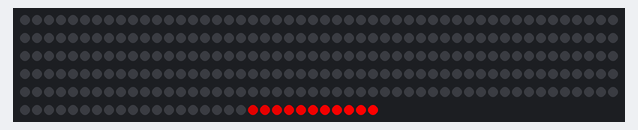
Simulated run of this sketch. Board: Arduino Uno, built with avr-gcc and run on an emulated ATmega328P. On the bench: 280 RGB LEDs in strip order, left to right, continuing on the next row. What the sketch prints to the serial monitor is not drawn.

Above: at 0.51 s.

The sketch:

COLORCONTROL2.ino
```cpp
#include <FastLED.h>

// ========== 根据你的实际情况修改 ========== //
#define LED_PIN     6           // 输出到灯带的数据引脚
#define TOTAL_LED_COUNT    280     // 你的灯带总数
// =========================================== //

// 创建 LED 数组
CRGB leds[TOTAL_LED_COUNT];

// 爆炸效果参数
struct ExplosionParams {
  CRGB color1;          // 起始颜色 (渐变的第一端)
  CRGB color2;          // 结束颜色 (渐变的第二端)
  uint8_t speedDelay;   // 条带移动时的延时(毫秒)，数值越小移动越快
  int stripLen;         // 条带长度 (如 30)
  int moveRange;        // 条带移动范围 (如 80)
};

ExplosionParams explosionCfg = {
  CRGB::Red,           // color1: 渐变起始颜色 (红)
  CRGB::Yellow,        // color2: 渐变结束颜色 (黄)
  20,                  // speedDelay: 每步延时
  30,                  // stripLen: 条带长度
  230                  // moveRange: 条带移动范围 (改为230)
};

// 函数声明
void explosionEffect(const ExplosionParams &params);
void drawGrowingGradientBar(int pos, const ExplosionParams &params, int growLen, float colorProgress);

void setup() {
  Serial.begin(115200);
  Serial.println("==== Explosion Effect: Growing Gradient Bar ====");

  // 初始化 FastLED
  FastLED.addLeds<WS2812, LED_PIN, GRB>(leds, TOTAL_LED_COUNT);
  FastLED.setBrightness(255); // 设置全局亮度上限

  // 清空灯带
  fill_solid(leds, TOTAL_LED_COUNT, CRGB::Black);
  FastLED.show();
}

void loop() {
  // 执行爆炸效果
  explosionEffect(explosionCfg);

  // 动画结束后清空
  fill_solid(leds, TOTAL_LED_COUNT, CRGB::Black);
  FastLED.show();
  delay(1000); // 暂停1秒后再重复
}

/**
 * @brief 执行一次爆炸效果
 *        条带颜色从 color1 → color2 渐变，长度 stripLen
 *        移动范围限制为 moveRange，没有回退。
 *        条带从第一个灯珠开始逐渐变长。
 */
void explosionEffect(const ExplosionParams &params) {
  // 限制条带移动范围
  int startPos = TOTAL_LED_COUNT - 1;
  int endPos = params.moveRange;

  // 条带逐步延长的逻辑
  for (int growLen = 1; growLen <= params.stripLen; growLen++) {
    float colorProgress = 0.0;
    drawGrowingGradientBar(startPos, params, growLen, colorProgress);
    FastLED.show();
    delay(params.speedDelay);
  }

  // 条带长度固定后从 startPos 移动到 endPos，同时颜色从 color1 渐变到 color2
  for (int pos = startPos; pos >= endPos; pos--) {
    float colorProgress = float(startPos - pos) / float(startPos - endPos);
    drawGrowingGradientBar(pos, params, params.stripLen, colorProgress);
    FastLED.show();
    delay(params.speedDelay);
  }
}

/**
 * @brief 绘制一个逐渐变长的条带
 *        整个条带的基础色会随 colorProgress 从 color1 渐变到 color2
 * @param colorProgress 0.0 -> 1.0，制整体颜色从 color1 到 color2 的渐变进度
 */
void drawGrowingGradientBar(int pos, const ExplosionParams &params, int growLen, float colorProgress) {
  // 清空灯带
  fill_solid(leds, TOTAL_LED_COUNT, CRGB::Black);

  // 计算当前的基础颜色
  CRGB baseColor = blend(params.color1, params.color2, uint8_t(colorProgress * 255));

  // 在 [pos-growLen+1, pos] 范围内绘制亮度渐变
  for (int i = 0; i < growLen; i++) {
    int ledIndex = pos - i;
    if (ledIndex < 0 || ledIndex >= TOTAL_LED_COUNT) continue;

    // 在基础颜色上添加亮度渐变效果
    float brightnessRatio = 1.0 - (float(i) / float(params.stripLen - 1));
    CRGB pixelColor = baseColor;
    pixelColor.nscale8(uint8_t(brightnessRatio * 255));

    leds[ledIndex] = pixelColor;
  }
}
```
